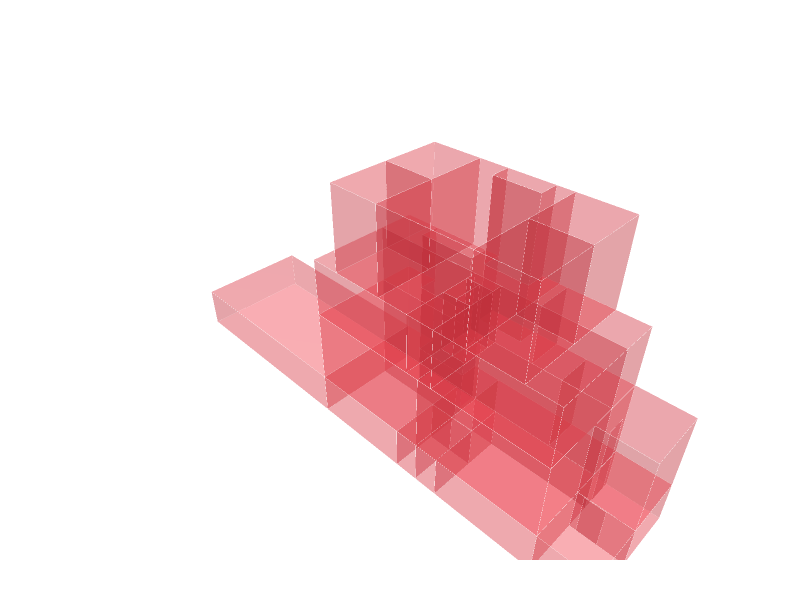

Notebook code for this chart:
### Markdown cell above
## 12. Load Entrance Doors

The building's exterior entrance doors are loaded separately from interior doors so they can be coloured and counted distinctly (red). Each wire is built into a face; degenerate wires are cleaned and retried.

### Code cell
ENTRANCE_PATH = r"C:\Users\etmaglari\IAAC\etmaglari_gML\Homework04\Objects\Old Layout\Entrance door.obj"

entrance_objects = Topology.ByOBJPath(ENTRANCE_PATH, selfMerge=False)
if not isinstance(entrance_objects, list):
    entrance_objects = [entrance_objects]

entrance_doors = []
for oi, obj in enumerate(entrance_objects):
    if obj is None:
        continue
    for w in (Topology.Wires(obj) or []):
        f = Face.ByWire(w)
        if f is None:
            # Collinear or near-degenerate edge in wire — clean and retry
            w2 = Topology.RemoveCollinearEdges(w)
            f  = Face.ByWire(w2) if w2 else None
        if f is not None:
            entrance_doors.append(f)
        else:
            print(f"  Warning: entrance door object #{oi+1} wire could not be built as face")

for d in entrance_doors:
    Topology.SetDictionary(d, Dictionary.ByKeysValues(["color", "type"], ["#E63946", "entrance"]))

print(f"Entrance doors found: {len(entrance_doors)}")
entrance_cluster = Cluster.ByTopologies(entrance_doors) if entrance_doors else None

if entrance_cluster is not None:
    Topology.Show(
        cell_cluster, entrance_cluster,
        faceColor="#E63946", faceOpacity=0.25,
        edgeColor="white", edgeWidth=0.5,
        showVertices=False,
        backgroundColor="white",
        width=800, height=600,
        renderer=renderer
    )

### Figure 1 — Plotly figure (JSON) as saved in the notebook; plotly's stock layout.template omitted (floating-point values rounded to 4 significant figures; data arrays with more than 128 entries replaced by an {"elided": "..."} marker saying what was removed)
{"data": [{"hoverinfo": "text", "legendgroup": "2", "legendrank": 2, "line": {"color": "white", "dash": "solid", "width": 0.5}, "marker": {"size": 0}, "mode": "lines", "name": "1: Untitled (Edges)", "showlegend": false, "text": "", "type": "scatter3d", "x": {"elided": "1260 float values"}, "y": {"elided": "1260 float values"}, "z": {"elided": "1260 float values"}}, {"cmax": 1, "cmin": 0, "color": "#E63946", "colorscale": [[0, "#440154"], [0.1111, "#482878"], [0.2222, "#3e4989"], [0.3333, "#31688e"], [0.4444, "#26828e"], [0.5556, "#1f9e89"], [0.6667, "#35b779"], [0.7778, "#6ece58"], [0.8889, "#b5de2b"], [1, "#fde725"]], "flatshading": true, "hoverinfo": "text", "hovertext": "", "i": {"elided": "440 int values"}, "j": {"elided": "440 int values"}, "k": {"elided": "440 int values"}, "legendgroup": "3", "legendrank": 3, "lighting": {"facenormalsepsilon": 0}, "name": "1: Untitled (Faces)", "opacity": 0.25, "showlegend": false, "showscale": false, "text": "", "type": "mesh3d", "x": {"elided": "218 float values"}, "y": {"elided": "218 float values"}, "z": {"elided": "218 float values"}}, {"hoverinfo": "text", "legendgroup": "6", "legendrank": 6, "line": {"color": "white", "dash": "solid", "width": 0.5}, "marker": {"size": 0}, "mode": "lines", "name": "2: Untitled (Edges)", "showlegend": false, "text": "", "type": "scatter3d", "x": [-17.71, -18.63, null, -18.63, -18.63, null, -18.63, -17.71, null, -17.71, -17.71, null, -17.71, -18.63, null, -18.63, -18.63, null, -18.63, -17.71, null, -17.71, -17.71, null, -20.31, -20.31, null, -20.31, -20.31, null, -20.31, -20.31, null, -20.31, -20.31, null], "y": [-24.44, -24.44, null, -24.44, -24.44, null, -24.44, -24.44, null, -24.44, -24.44, null, -24.44, -24.44, null, -24.44, -24.44, null, -24.44, -24.44, null, -24.44, -24.44, null, -24.74, -25.66, null, -25.66, -25.66, null, -25.66, -24.74, null, -24.74, -24.74, null], "z": [2.04, 2.04, null, 2.04, 0, null, 0, 0, null, 0, 2.04, null, 4.119, 4.119, null, 4.119, 2.079, null, 2.079, 2.079, null, 2.079, 4.119, null, 2.04, 2.04, null, 2.04, 0, null, 0, 0, null, 0, 2.04, null]}, {"cmax": 1, "cmin": 0, "color": "#E63946", "colorscale": [[0, "#440154"], [0.1111, "#482878"], [0.2222, "#3e4989"], [0.3333, "#31688e"], [0.4444, "#26828e"], [0.5556, "#1f9e89"], [0.6667, "#35b779"], [0.7778, "#6ece58"], [0.8889, "#b5de2b"], [1, "#fde725"]], "flatshading": true, "hoverinfo": "text", "hovertext": "", "i": [0, 0, 4, 4, 8, 8], "j": [1, 2, 5, 6, 9, 10], "k": [2, 3, 6, 7, 10, 11], "legendgroup": "7", "legendrank": 7, "lighting": {"facenormalsepsilon": 0}, "name": "2: Untitled (Faces)", "opacity": 0.25, "showlegend": false, "showscale": false, "text": "", "type": "mesh3d", "x": [-17.71, -17.71, -18.63, -18.63, -17.71, -17.71, -18.63, -18.63, -20.31, -20.31, -20.31, -20.31], "y": [-24.44, -24.44, -24.44, -24.44, -24.44, -24.44, -24.44, -24.44, -25.66, -25.66, -24.74, -24.74], "z": [0, 2.04, 2.04, 0, 2.079, 4.119, 4.119, 2.079, 2.04, 0, 0, 2.04]}], "layout": {"autosize": true, "height": 600, "margin": {"b": 40, "l": 40, "r": 40, "t": 40}, "paper_bgcolor": "#FFFFFF", "plot_bgcolor": "#FFFFFF", "scene": {"aspectmode": "data", "camera": {"center": {"x": 0, "y": 0, "z": 0}, "eye": {"x": -1.25, "y": -1.25, "z": 1.25}, "projection": {"type": "perspective"}, "up": {"x": 0, "y": 0, "z": 1}}, "xaxis": {"visible": false}, "yaxis": {"visible": false}, "zaxis": {"visible": false}}, "showlegend": true, "width": 800, "xaxis": {"showgrid": false, "visible": false, "zeroline": false}, "yaxis": {"showgrid": false, "visible": false, "zeroline": false}}}
